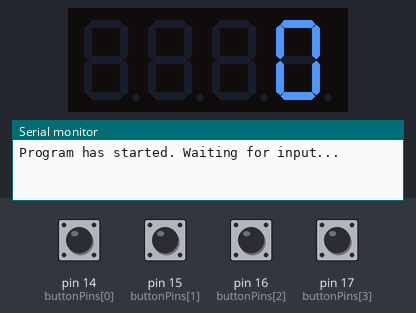
Bench run of a sketch on a simulated Arduino Uno, built with avr-gcc and run on an emulated ATmega328P. Shown: 4-digit seven-segment display, the last lines printed to the serial monitor. The inputs (shaded band) are chosen by the test bench; at power-on: pin 14 (buttonPins[0]), pin 15 (buttonPins[1]), pin 16 (buttonPins[2]), pin 17 (buttonPins[3]) HIGH.

Above: at 1.2 s.
1.3 s: pin 14 (buttonPins[0]) pulled LOW for 0.15 s
At 2.5 s:
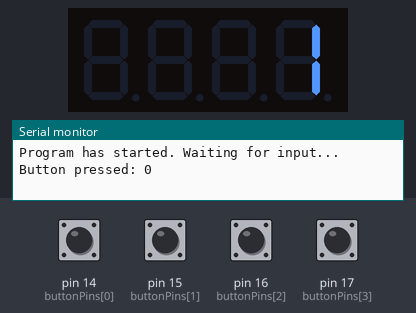
2.9 s: pin 15 (buttonPins[1]) pulled LOW for 0.15 s
At 3.8 s:
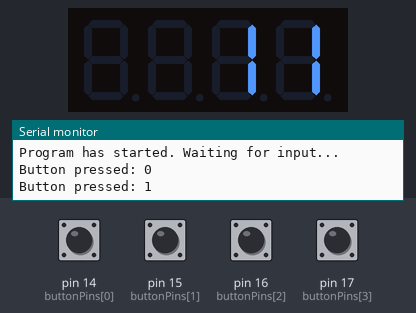
4.5 s: pin 16 (buttonPins[2]) pulled LOW for 0.15 s
At 5.0 s:
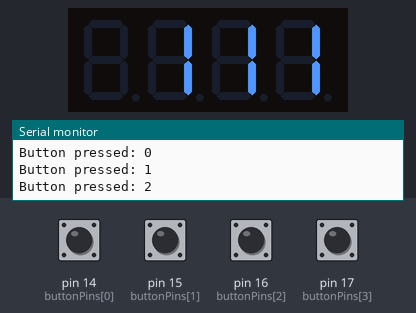
6.1 s: pin 17 (buttonPins[3]) pulled LOW for 0.15 s
At 7.3 s:
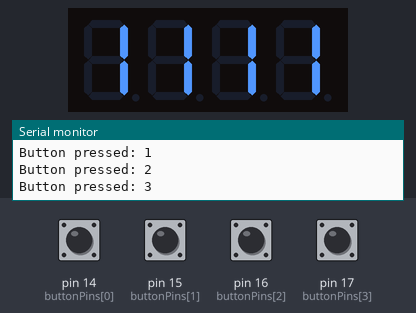
7.7 s: pin 14 (buttonPins[0]) pulled LOW for 1 s
At 8.6 s:
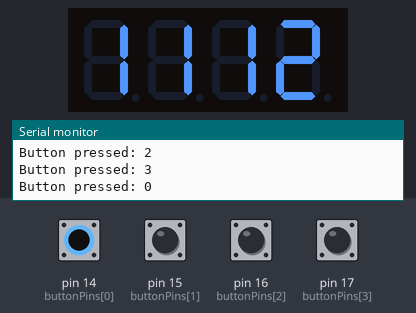
10.2 s: pin 15 (buttonPins[1]) pulled LOW for 1 s
At 10.5 s:
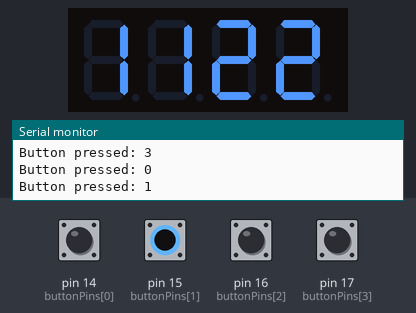
Timing chart, 0 to 13.2 s (numbered marks = the images above; inputs shaded):
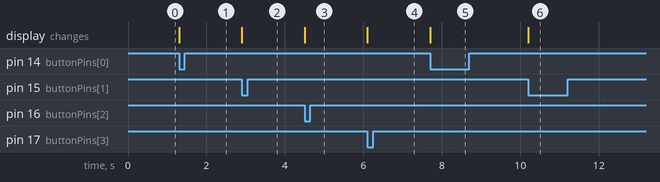

Measured:
- after the input at 1.3 s, the display: changes at once (image 1)
- after the input at 2.9 s, the display: changes at once (image 2)
- after the input at 4.5 s, the display: changes at once (image 3)
- after the input at 6.1 s, the display: changes at once (image 4)
- after the input at 7.7 s, the display: changes at once (image 5)
- after the input at 10.2 s, the display: changes at once (image 6)

The sketch:

4-7-segment-display.ino
```cpp
#include <SevSeg.h>

SevSeg sevseg;
const uint8_t buttonPins[4] = {14, 15, 16, 17};
const uint8_t debounceMs = 25;
bool buttonPressed[4] = {false, false, false, false};
unsigned long lastPressTime[4] = {0, 0, 0, 0};
uint16_t counter = 0;

void setup() {
  byte numDigits = 4;
  byte digitPins[] = {10, 11, 12, 13};
  byte segmentPins[] = {2, 3, 4, 5, 6, 7, 8, 9};
  bool resistorsOnSegments = true; // 'false' means resistors are on digit pins
  byte hardwareConfig = COMMON_CATHODE; // See README.md for options
  bool updateWithDelays = false; // Default 'false' is Recommended
  bool leadingZeros = false; // Use 'true' if you'd like to keep the leading zeros
  bool disableDecPoint = false; // Use 'true' if your decimal point doesn't exist or isn't connected. Then, you only need to specify 7 segmentPins[]

  sevseg.begin(hardwareConfig, numDigits, digitPins, segmentPins, resistorsOnSegments,
  updateWithDelays, leadingZeros, disableDecPoint);

  for (uint8_t buttonPin : buttonPins) {
    pinMode(buttonPin, INPUT);
  }

  Serial.begin(9600);
  Serial.println("Program has started. Waiting for input...");
}

void loop() {
  for (uint8_t i = 0; i < 4; i++) {
    uint8_t reading = digitalRead(buttonPins[i]);
    if (reading == LOW) {
      if (!buttonPressed[i] && (millis() - lastPressTime[i] > debounceMs)) {
        buttonPressed[i] = true;
        lastPressTime[i] = millis();
        Serial.println("Button pressed: " + String(i));
        counter = (counter + (uint16_t)(pow(10, i) + 0.5)) % 10000;
      }
    } else {
      buttonPressed[i] = false;
    }
  }
  sevseg.setNumber(counter);
  sevseg.refreshDisplay();
}
```
